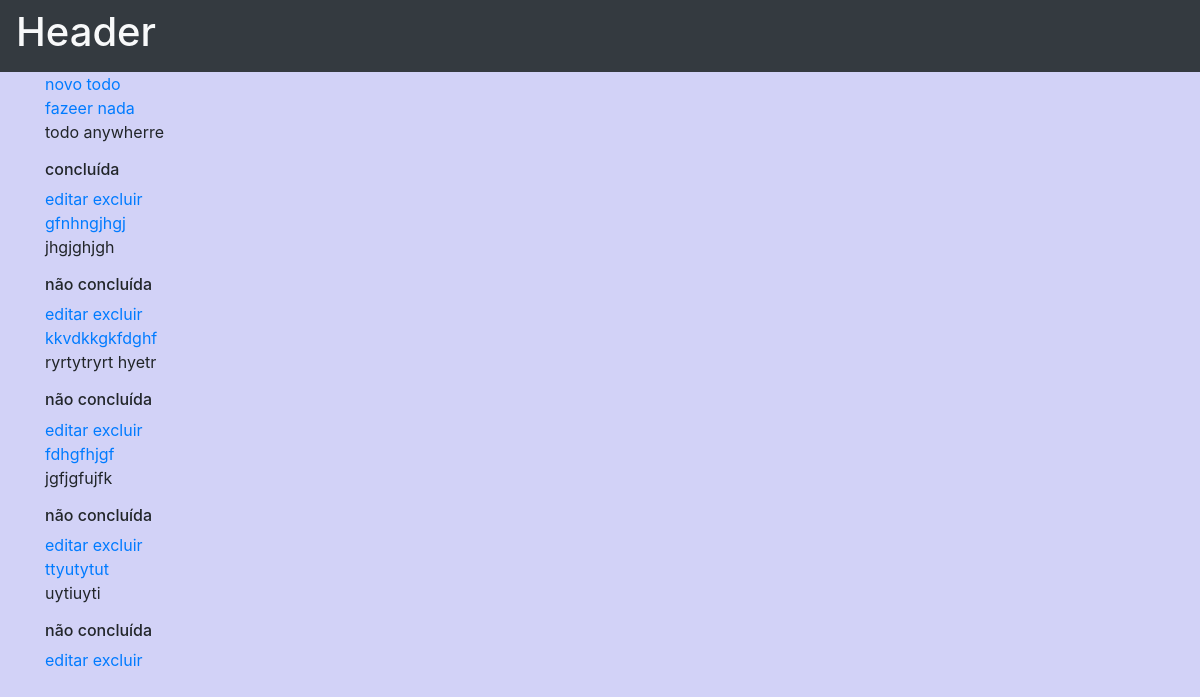
Before: / with the older database file.
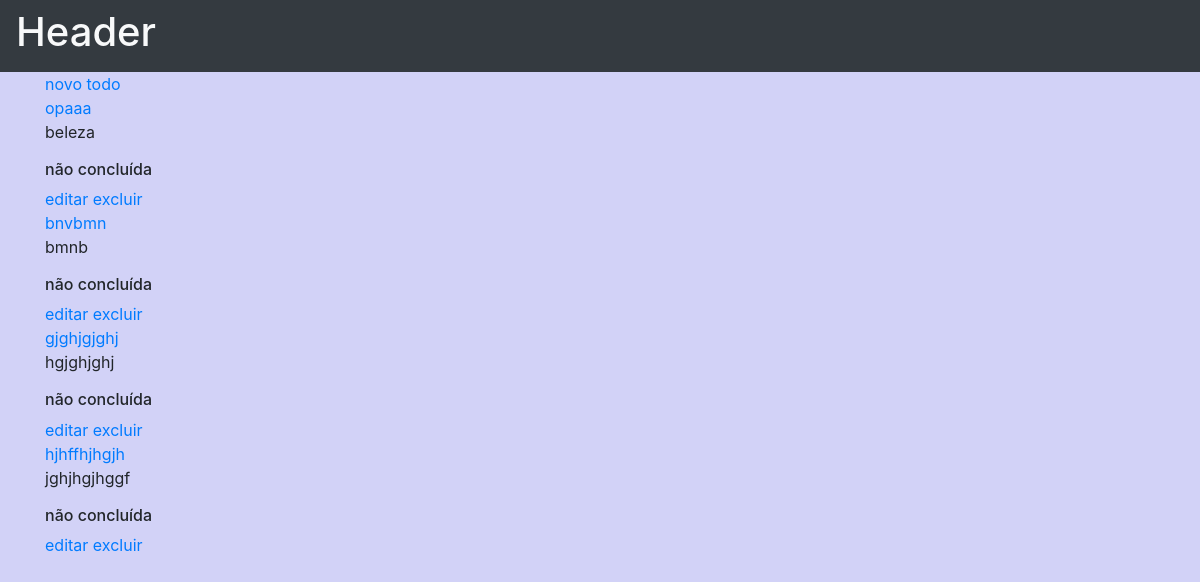
After: the same page with the newer database file.
### Todo_List/models.py (models this page shows, shortened)
class Todo(models.Model):
    title = models.CharField('titulo', max_length=100)
    description = models.TextField('descricao', max_length=1000)
    completed = models.BooleanField('concluido', default=False)

### Todo_List/views.py (the view)
# urls.py: path('', index.as_view(), name='index'),
class index(ListView):
    model = Todo
    template_name = 'index.html'
    context_object_name = 'todo_list'
    def get_queryset(self):
        return Todo.objects.all()

### Todo_List/templates/index.html
{% extends "base.html" %} {% block content %}
<div>
  <a href="{% url 'addTodo' %}">novo todo</a>
</div>
{% for todo in todo_list %}
<div class="" id="{{ todo.id}}">
  <a href="{% url 'todo' todo.id %}">{{ todo.title }}</a>
  <p>{{ todo.description }}</p>
  {% if todo.completed == True %}
  <h6>concluída</h6>
  {% else %}
  <h6>não concluída</h6>
  {% endif %}
  <div>
    <a class="" href="{% url 'editTodo' todo.id  %}">editar</a>
    <a href="{% url 'excluirTodo' todo.id  %}">excluir</a>
  </div>
</div>
{% endfor %} {% endblock %}

### Todo_List/templates/base.html (shortened to what this page needs)
{% load static %}
<!DOCTYPE html>
<html lang="pt-br">
  <head>
    <link
      rel="stylesheet"
      href="https://stackpath.bootstrapcdn.com/bootstrap/4.1.3/css/bootstrap.min.css"
    />
    <link rel="stylesheet" href="{% static 'css/style.css' %}" />
  </head>
  <body>
    {% block header %}
    <head>
      <nav class="navbar navbar-expand-lg navbar-dark bg-dark sticky-top h-25">
        <h1 class="text-light">Header</h1>
      </nav>
    </head>
    {% endblock %}
    <div
      class="container-fluid container justify-content-center align-items-center w-100 h-100"
    >
      {% block content %}{% endblock %}
    </div>
  </body>
</html>

### Todo_List/static/css/style.css (style rules this page uses)
body { background-color: rgba(182, 182, 243, 0.609); }

Changed rows visible on the page:
removed Todo: title "fazeer nada", description "todo anywherre", completed "concluída"
removed Todo: title "gfnhngjhgj", description "jhgjghjgh", completed "não concluída"
removed Todo: title "kkvdkkgkfdghf", description "ryrtytryrt hyetr", completed "não concluída"
removed Todo: title "fdhgfhjgf", description "jgfjgfujfk", completed "não concluída"
removed Todo: title "ttyutytut", description "uytiuyti", completed "não concluída"
added Todo: title "opaaa", description "beleza", completed "não concluída"
added Todo: title "bnvbmn", description "bmnb", completed "não concluída"
added Todo: title "gjghjgjghj", description "hgjghjghj", completed "não concluída"
added Todo: title "hjhffhjhgjh", description "jghjhgjhggf", completed "não concluída"
